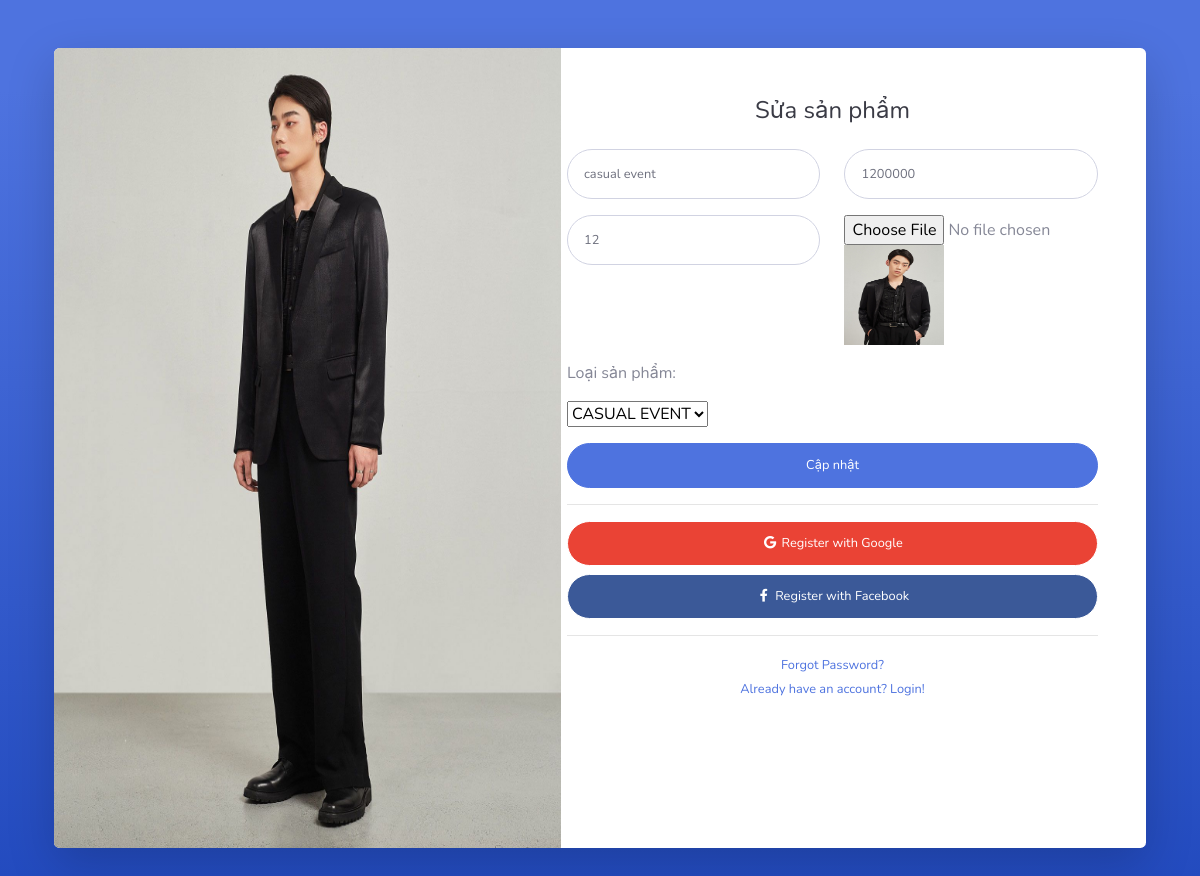
/back-end/php/quanlysp/sua.php?id_product=30, run on the app's committed database.
### tables this page shows
CREATE TABLE IF NOT EXISTS `product` (
  `id_product` int(10) NOT NULL AUTO_INCREMENT,
  `product_name` varchar(50) NOT NULL,
  `id_productType` int(10) NOT NULL,
  PRIMARY KEY (`id_product`),
  KEY `id_productType` (`id_productType`)
);

CREATE TABLE IF NOT EXISTS `product_detail` (
  `id_productDetail` int(10) NOT NULL AUTO_INCREMENT,
  `id_product` int(10) NOT NULL,
  `id_color` int(50) DEFAULT NULL,
  `quantity` varchar(50) NOT NULL,
  `prices` int(50) NOT NULL,
  `id_size` int(50) DEFAULT NULL,
  `id_anh` int(255) NOT NULL,
  PRIMARY KEY (`id_productDetail`),
  KEY `id_product` (`id_product`),
  KEY `id_color` (`id_color`),
  KEY `id_size` (`id_size`),
  KEY `id_anh` (`id_anh`)
);

CREATE TABLE IF NOT EXISTS `picture` (
  `link_anh` varchar(255) NOT NULL,
  `id_anh` int(255) NOT NULL AUTO_INCREMENT,
  PRIMARY KEY (`id_anh`)
);

CREATE TABLE IF NOT EXISTS `product_type` (
  `id_productType` int(10) NOT NULL AUTO_INCREMENT,
  `typeName` varchar(100) NOT NULL,
  PRIMARY KEY (`id_productType`)
);

### back-end/php/quanlysp/sua.php (the view, shortened to what this page needs)
   <!DOCTYPE html>
<html lang="en">
<head>
    <link href="/Thời trang nam casual/back-end/vendor/fontawesome-free/css/all.min.css" rel="stylesheet" type="text/css">
    <link href="/Thời trang nam casual/back-end/css/sb-admin-2.min.css" rel="stylesheet">
</head>
<body class="bg-gradient-primary">
    <div class="container">
        <div class="card o-hidden border-0 shadow-lg my-5">
            <div class="card-body p-0">
                <div class="row">
                    <div class="col-lg-5 d-none d-lg-block ">
                        <img style="width : 115%; height: 100vh;" src="/Thời trang nam casual/front-end/img/imgdetail/cse1.1.jpg" alt="">
                    </div>
                    <div class="col-lg-7">
                        <div class="p-5">
                            <div class="text-center">
                                <h1 class="h4 text-gray-900 mb-4">Sửa sản phẩm</h1>
                            </div>
                            <form action="sua_xu_ly.php" method="post" class="user">
                            <?php
        $ma_san_pham = $_GET['id_product'];
        require_once "../open-connect.php";
        $sql = "SELECT product.*, product_type.typeName ,product_detail.*,picture.*
                FROM product INNER JOIN product_type
                ON product.id_productType = product_type.id_productType
                INNER JOIN product_detail
                ON product_detail.id_product = product.id_product
                INNER JOIN picture
                ON product_detail.id_anh = picture.id_anh
                WHERE product.id_product = $ma_san_pham";
               $result = mysqli_query($connect, $sql);
        foreach ($result as $each){
    ?>
                                <div class="form-group row">
                                    <div class="col-sm-6 mb-3 mb-sm-0">
                                        <input type="text" name="product_name" class="form-control form-control-user" id="exampleFirstName"
                                        value="<?php echo $each['product_name']?>"placeholder="Enter product name">
                                    </div>
                                    <div class="col-sm-6">
                                        <input type="number" name="prices" class="form-control form-control-user" id="exampleLastName"
                                        value="<?php echo $each['prices']?>" placeholder="Enter your prices">
                                    </div>
                                </div>
                                <div class="form-group row">
                                    <div class="col-sm-6 mb-3 mb-sm-0">
                                        <input type="number" name="quantity" class="form-control form-control-user"
                                        value="<?php echo $each['quantity']?>"  id="exampleInputPassword" placeholder="quantity">
                                    </div>
                                    <div class="col-sm-6 mb-3 mb-sm-0">
                                        <input type="file" name="link_anh"
                                         id="exampleInputDateOfBirth" placeholder="link_anh">
                                        <img style="height: 100px; width: 100px;" src="/Thời trang nam casual/front-end/img/imgdetail/<?php echo $each['link_anh']?>">
                                    </div>
                                </div>
                                <div class="form-group">
                               <p> Loại sản phẩm:</p> <select name="id_productType">
            <?php
            $sql = "SELECT * FROM product_type";
            $result = mysqli_query($connect, $sql);
            foreach($result as $each_loai_san_pham){
                ?>
                <option value="<?php echo $each_loai_san_pham['id_productType']?>"
                    <?php
                        if($each['id_productType'] == $each_loai_san_pham['id_productType']){
                    ?>
                            selected
                    <?php
                        }
                    ?>
                >
                    <?php
                        echo $each_loai_san_pham['typeName'];
                    ?>
                </option>
                <?php
            }
            ?>
        </select><br>
        </div>
    <?php
        }
    ?>
                                <button class="btn btn-primary btn-user btn-block">
                                   Cập nhật
                                </button>
                                <hr>
                                <a href="index.html" class="btn btn-google btn-user btn-block">
                                    <i class="fab fa-google fa-fw"></i> Register with Google
                                </a>
                                <a href="index.html" class="btn btn-facebook btn-user btn-block">
                                    <i class="fab fa-facebook-f fa-fw"></i> Register with Facebook
                                </a>
                            </form>
                            <hr>
                            <div class="text-center">
                                <a class="small" href="forgot-password.html">Forgot Password?</a>
                            </div>
                            <div class="text-center">
                                <a class="small" href="login.html">Already have an account? Login!</a>
                            </div>
                        </div>
                    </div>
                </div>
            </div>
        </div>
    </div>
</body>
</html>

### data on the page
product: product_name "casual event", prices "1200000", quantity "12", picture.link_anh (picture), id_productType "CASUAL EVENT"
